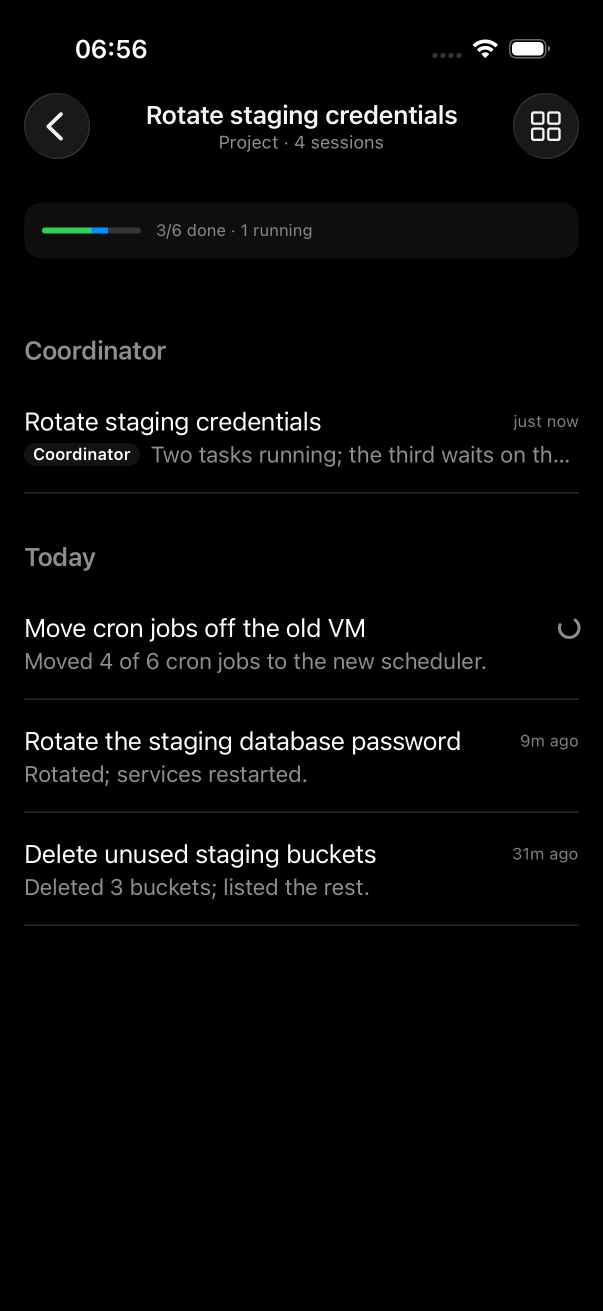
#> input picture .lm-probe/shots/dark/02-project-no-line-dark.png, 1206 x 2622 px, given in place of ios-list-dark.png, which was not available (shown at 1/2 size)
$ python prep2.py ../../../../.lm-probe/shots/dark/02-project-no-line-dark.png
#> lines starting #> are read from the running program, lines starting #| are printed output that depends on the picture
# prep2.py <board dir>: the frames the second board uses, at 2x of the 340 pt they are drawn at, squeezed to 256 colours.
import sys, os, glob
from PIL import Image
board = sys.argv[1]; S = "/mnt/data/android-landing-board/shots"; R = "/root/.orbit/worktrees/01a19cd9-99a4-71b7-a00c-9441db20765a"
want = {
  "ios-list-dark": f"{R}/docs/evidence/needs-you-capsule/ios/ios-list-dark.png",
  "today-first-2-two-lines": f"{S}/today/landing-board/today-first-2-two-lines.png",
  "today-first-4-list": f"{S}/today/landing-board/today-first-4-list.png",
  "proto-saved-page": f"{S}/proto2/landing-board/proto-saved-page.png",
  "proto-relaunch-2-fresh": f"{S}/proto2/landing-board/proto-relaunch-2-fresh.png",
  "proto-saved-menu": f"{S}/proto2/landing-board/proto-saved-menu.png",
  "proto-saved-longpress": f"{S}/proto2/landing-board/proto-saved-longpress.png",
  "proto-relaunch-3-scrolled": f"{S}/proto2/landing-board/proto-relaunch-3-scrolled.png",
  "proto-completed-1-loading": f"{S}/proto2/landing-board/proto-completed-1-loading.png",
  "proto-first-1-loading": f"{S}/proto2/landing-board/proto-first-1-loading.png",
  "proto-empty-failed": f"{S}/proto2-empty/landing-board/proto-empty-failed.png",
  "proto-offline": f"{S}/proto2/landing-board/proto-offline.png",
  "proto-offline-drawer": f"{S}/proto2/landing-board/proto-offline-drawer.png",
}
for old in glob.glob(f"{board}/frames/*.png"): os.remove(old)
total = 0
for name, src in want.items():
    im = Image.open(src).convert("RGB")
#> im is the input picture: PIL image 1206x2622 RGB; mean R, G, B 6.5, 6.6, 6.7
    w = 680; h = round(im.height * w / im.width)
#> after `h = round(im.height * w / im.width)`: h = 1478
    out = f"{board}/frames/{name}.png"
    im.resize((w, h), Image.LANCZOS).quantize(colors=256, method=Image.Quantize.MAXCOVERAGE, dither=Image.Dither.NONE).save(out, optimize=True)
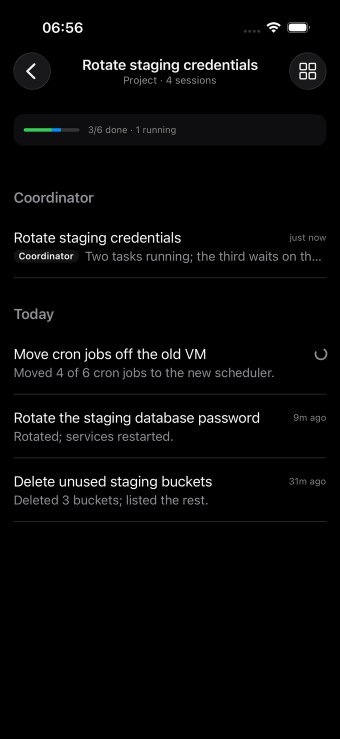
#> saved as ios-list-dark.png: PIL image 680x1478 P (shown at 1/2 size); mean R, G, B 6.6, 6.7, 6.8
    total += os.path.getsize(out)
#> pass 2 of the loop `for name, src in want.items():`:
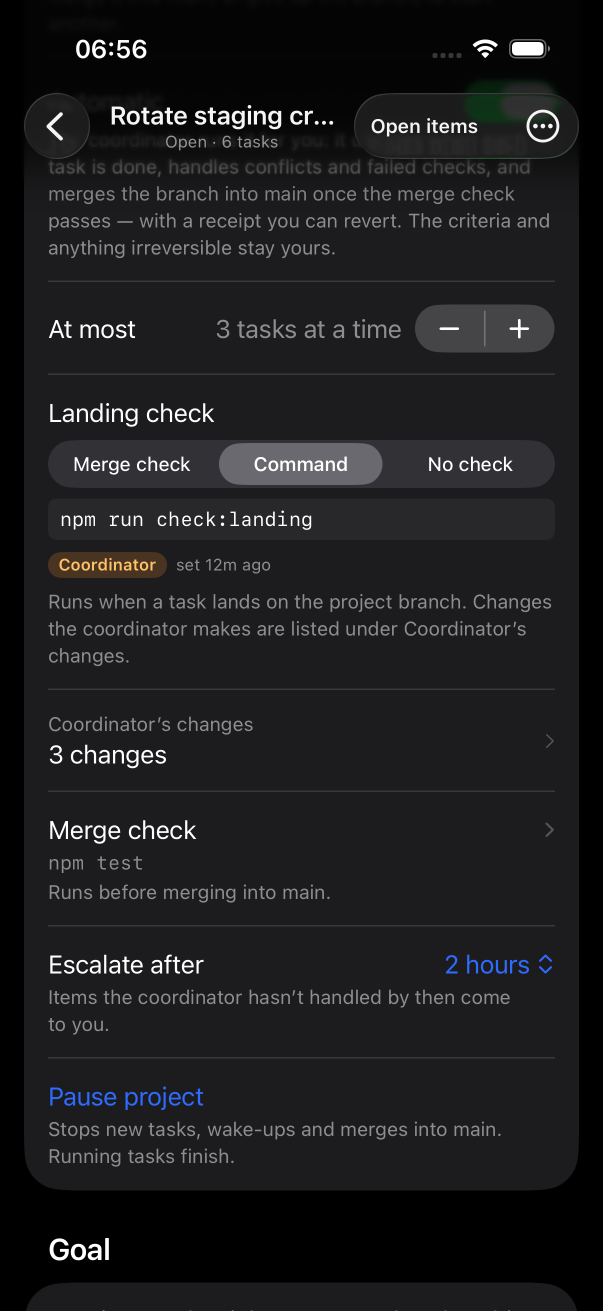
#> input picture .lm-probe/shots/dark/03b-landing-check-coordinator-dark.png, 1206 x 2622 px, given in place of today-first-2-two-lines.png, which was not available (shown at 1/2 size)
#> im is the input picture: PIL image 1206x2622 RGB; mean R, G, B 29.5, 29.6, 31.2
#> `im.resize((w, h), Image.LANCZOS).quantize(colors=256, method=Image.Qua..`:
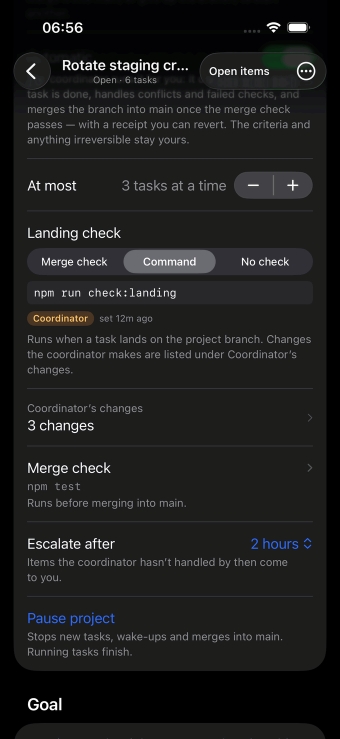
#> saved as today-first-2-two-lines.png: PIL image 680x1478 P (shown at 1/2 size); mean R, G, B 29.8, 30, 30.1
#> (the run stopped early here; a loop or call above may not have finished)
